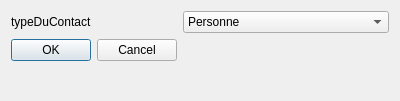
<?xml version="1.0" encoding="UTF-8"?>
<ui version="4.0">
 <class>NouveauContact</class>
 <widget class="QDialog" name="NouveauContact">
  <property name="geometry">
   <rect>
    <x>0</x>
    <y>0</y>
    <width>400</width>
    <height>101</height>
   </rect>
  </property>
  <property name="windowTitle">
   <string>Dialog</string>
  </property>
  <layout class="QFormLayout" name="formLayout">
   <item row="1" column="0">
    <widget class="QDialogButtonBox" name="buttonBox">
     <property name="orientation">
      <enum>Qt::Horizontal</enum>
     </property>
     <property name="standardButtons">
      <set>QDialogButtonBox::Cancel|QDialogButtonBox::Ok</set>
     </property>
    </widget>
   </item>
   <item row="0" column="0">
    <widget class="QLabel" name="typeDuContactLabel">
     <property name="text">
      <string>typeDuContact</string>
     </property>
    </widget>
   </item>
   <item row="0" column="1">
    <widget class="QComboBox" name="typeDuContactComboBox">
     <item>
      <property name="text">
       <string>Personne</string>
      </property>
     </item>
     <item>
      <property name="text">
       <string>Organisme</string>
      </property>
     </item>
    </widget>
   </item>
  </layout>
 </widget>
 <resources/>
 <connections>
  <connection>
   <sender>buttonBox</sender>
   <signal>accepted()</signal>
   <receiver>NouveauContact</receiver>
   <slot>accept()</slot>
   <hints>
    <hint type="sourcelabel">
     <x>248</x>
     <y>254</y>
    </hint>
    <hint type="destinationlabel">
     <x>157</x>
     <y>274</y>
    </hint>
   </hints>
  </connection>
  <connection>
   <sender>buttonBox</sender>
   <signal>rejected()</signal>
   <receiver>NouveauContact</receiver>
   <slot>reject()</slot>
   <hints>
    <hint type="sourcelabel">
     <x>316</x>
     <y>260</y>
    </hint>
    <hint type="destinationlabel">
     <x>286</x>
     <y>274</y>
    </hint>
   </hints>
  </connection>
 </connections>
</ui>
